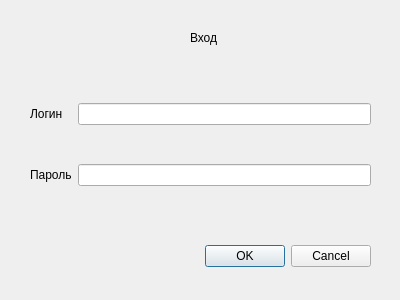
<?xml version="1.0" encoding="UTF-8"?>
<ui version="4.0">
 <class>AccountDialog</class>
 <widget class="QDialog" name="AccountDialog">
  <property name="geometry">
   <rect>
    <x>0</x>
    <y>0</y>
    <width>400</width>
    <height>300</height>
   </rect>
  </property>
  <property name="windowTitle">
   <string>Dialog</string>
  </property>
  <widget class="QDialogButtonBox" name="buttonBox">
   <property name="geometry">
    <rect>
     <x>30</x>
     <y>240</y>
     <width>341</width>
     <height>32</height>
    </rect>
   </property>
   <property name="orientation">
    <enum>Qt::Horizontal</enum>
   </property>
   <property name="standardButtons">
    <set>QDialogButtonBox::Cancel|QDialogButtonBox::Ok</set>
   </property>
  </widget>
  <widget class="QWidget" name="gridLayoutWidget">
   <property name="geometry">
    <rect>
     <x>30</x>
     <y>70</y>
     <width>341</width>
     <height>151</height>
    </rect>
   </property>
   <layout class="QGridLayout" name="gridLayout">
    <item row="1" column="1">
     <widget class="QLineEdit" name="passwordEdit"/>
    </item>
    <item row="0" column="1">
     <widget class="QLineEdit" name="loginEdit"/>
    </item>
    <item row="0" column="0">
     <widget class="QLabel" name="loginLabel">
      <property name="text">
       <string>Логин</string>
      </property>
     </widget>
    </item>
    <item row="1" column="0">
     <widget class="QLabel" name="passwordLabel">
      <property name="text">
       <string>Пароль</string>
      </property>
     </widget>
    </item>
   </layout>
  </widget>
  <widget class="QLabel" name="label_3">
   <property name="geometry">
    <rect>
     <x>190</x>
     <y>30</y>
     <width>55</width>
     <height>16</height>
    </rect>
   </property>
   <property name="text">
    <string>Вход</string>
   </property>
  </widget>
 </widget>
 <resources/>
 <connections>
  <connection>
   <sender>buttonBox</sender>
   <signal>accepted()</signal>
   <receiver>AccountDialog</receiver>
   <slot>accept()</slot>
   <hints>
    <hint type="sourcelabel">
     <x>248</x>
     <y>254</y>
    </hint>
    <hint type="destinationlabel">
     <x>157</x>
     <y>274</y>
    </hint>
   </hints>
  </connection>
  <connection>
   <sender>buttonBox</sender>
   <signal>rejected()</signal>
   <receiver>AccountDialog</receiver>
   <slot>reject()</slot>
   <hints>
    <hint type="sourcelabel">
     <x>316</x>
     <y>260</y>
    </hint>
    <hint type="destinationlabel">
     <x>286</x>
     <y>274</y>
    </hint>
   </hints>
  </connection>
 </connections>
</ui>
